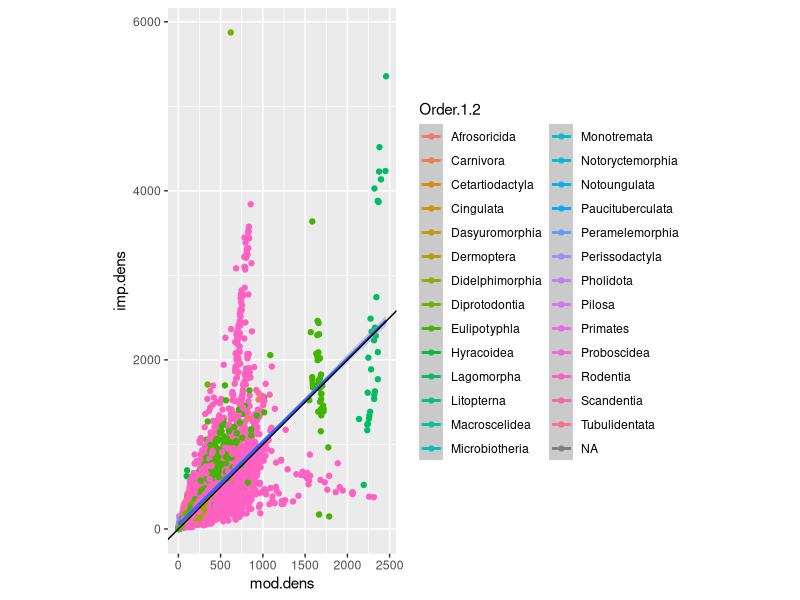
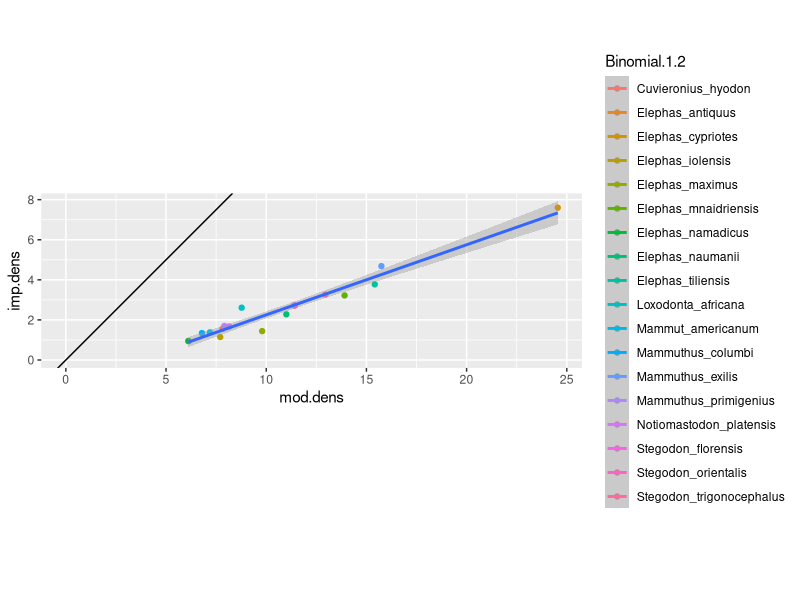
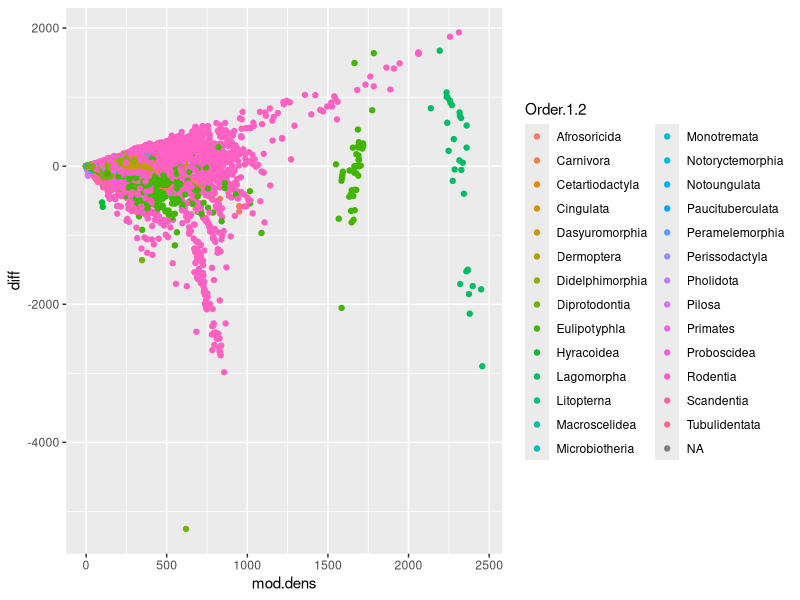
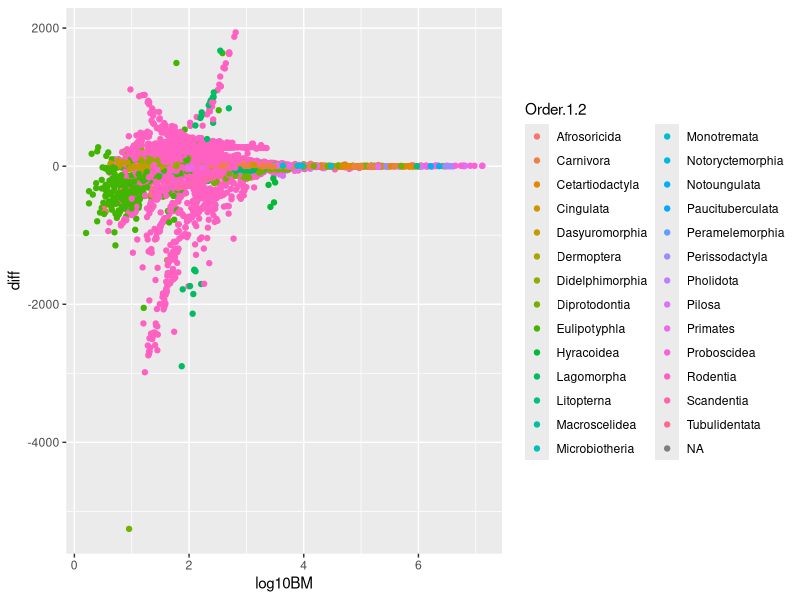

Reproduce these figures in R, in order. (Note: this script raises an error after producing the figures.)
library(tidyverse)
imp.dens <- read_csv("builds/imputed.density.csv")
imp.dens <- imp.dens %>% mutate(imp.dens = 10^log10.density.median)
mod.dens <- read_csv("output/animal.density.km2.csv")
mod.dens <- mod.dens %>% mutate(mod.dens = dens.est)

df <- full_join(imp.dens, mod.dens)

ggplot(df, aes(mod.dens, imp.dens, col = Order.1.2)) +
  geom_point() + 
  geom_smooth(method = "lm", aes(col = NULL)) +
  geom_abline(slope = 1) +
  coord_equal()

ggplot(df %>% filter(Order.1.2 == "Proboscidea"), aes(mod.dens, imp.dens, col = Binomial.1.2)) +
  geom_point() + 
  geom_smooth(method = "lm", aes(col = NULL)) +
  geom_abline(slope = 1) +
  coord_equal() +
  xlim(0, NA) +
  ylim(0, NA)

df %>% filter(Binomial.1.2 %in% c("Bos_primigenius", "Equus_ferus", "Cervus_elaphus")) %>% select(Binomial.1.2, mod.dens, imp.dens)

df <- df %>% mutate(diff = mod.dens-imp.dens)

ggplot(df, aes(mod.dens, diff, col = Order.1.2)) +
  geom_point()


ggplot(df, aes(log10BM, diff, col = Order.1.2)) +
  geom_point()

ggplot(df, aes(log10BM, log10density.median, col = Order.1.2 == "Carnivora")) +
  geom_point() + 
  geom_smooth(method = "lm", aes(col = NULL))

df %>% filter(Family.1.2 %in% c("Ursidae")) %>% select(Binomial.1.2, mod.dens, imp.dens)
